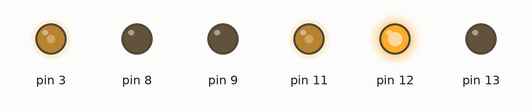
This sketch was run on a simulated Arduino Uno, built with avr-gcc and run on an emulated ATmega328P. Shown: output pins drawn as LEDs (lit = HIGH).

Above: at 2.05 s.
At 3.95 s:
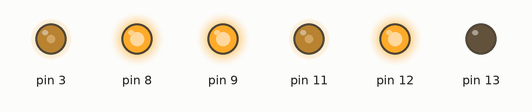
At 4.95 s:
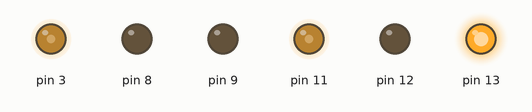
At 5.95 s:
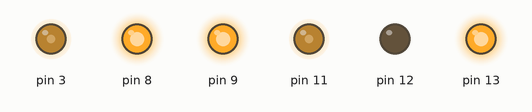
Timing chart, 0 to 6.6 s (numbered marks = the images above):
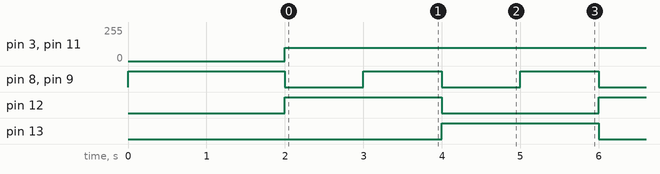

Measured:
- by itself, pin 3, pin 11: 0/255 → 100/255 at 2.0 s
- by itself, pin 8, pin 9: alternates HIGH for 1.0 s and LOW for 1.0 s
- by itself, pin 12, pin 13: alternates HIGH for 2.0 s and LOW for 2.0 s

The sketch:

driveMadMax.ino
```cpp
// Drive MadMax
#include <MadMax.h>

MadMax madmax;

void setup() {
  madmax.breakk();
  delay(2000);
}

int i = 0;
void loop() {

  if (i % 2 == 0) {
    madmax.forward();
  }
  else {
    madmax.backward();
  }

  delay(1000);
  madmax.breakk();
  delay(1000);

  i++;

}
```
